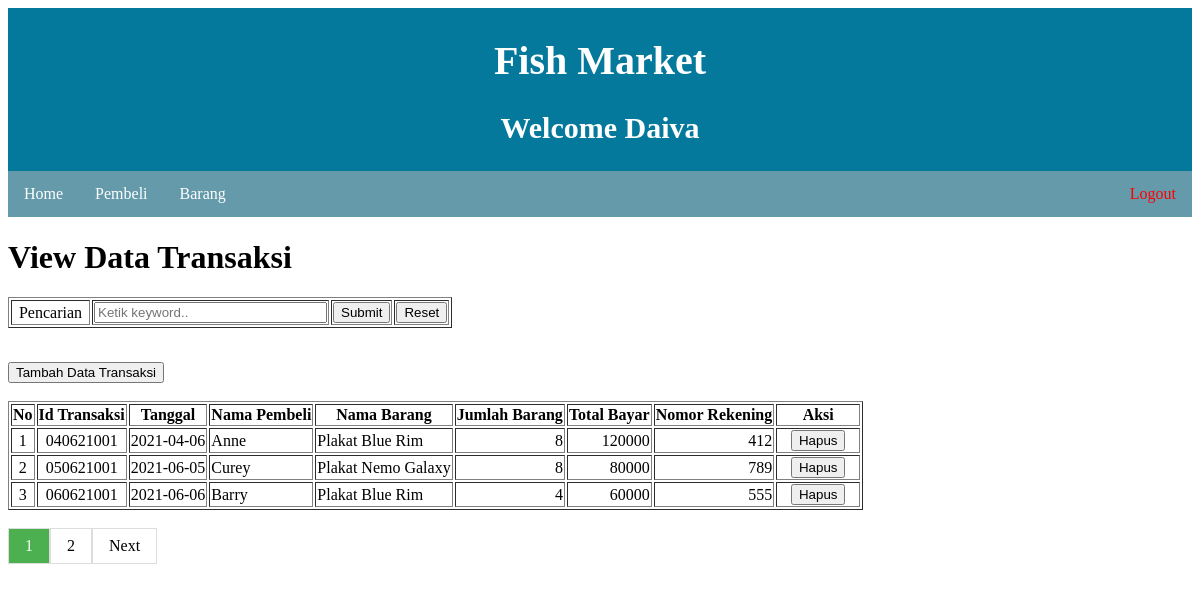
/transaksi.php (signed in), run on the app's committed database.
### tables this page shows
CREATE TABLE `transaksi` (
  `IdTransaksi` varchar(9) NOT NULL,
  `IdPembeli` varchar(5) NOT NULL,
  `IdBarang` varchar(5) NOT NULL,
  `Tanggal` date NOT NULL,
  `JumlahBarang` int(3) NOT NULL,
  `TotalBayar` int(10) DEFAULT NULL
);

CREATE TABLE `pembeli` (
  `IdPembeli` varchar(5) NOT NULL,
  `NamaPembeli` varchar(50) NOT NULL,
  `NoTelp` varchar(15) NOT NULL,
  `AlamatPembeli` varchar(200) NOT NULL,
  `NoRek` varchar(20) NOT NULL
);

CREATE TABLE `barang` (
  `IdBarang` varchar(5) NOT NULL,
  `NamaBarang` varchar(30) NOT NULL,
  `Harga` int(10) NOT NULL,
  `Stok` int(5) NOT NULL,
  `Keterangan` varchar(200) NOT NULL
);

### transaksi.php (the view, shortened to what this page needs)
<link rel="stylesheet" href="style.css">
<?php
    include_once("functions.php");
?>
<!DOCTYPE html>
<html>
<head>
</head>
<body>
    <?php banner(); ?>
    <?php navigator() ?>
    <h1>View Data Transaksi</h1>
    <form method="post">
                <table border="1">
                <tr>
                    <td width="75" align="center">Pencarian</td>
                    <td><input type="text" name="dicari" size="26" maxlength="100" placeholder="Ketik keyword.." ></td>
                    <td><input type="submit" name="TblCari"></td>
                    <td><a href="javascript:history.back()"><button>Reset</button></a></td>
                </tr>
                </table>
                </form>
    <?php
        $db = dbConnect();
        if ($db->connect_errno == 0)
        {
            if (isset($_POST["TblCari"]))
            {
                $dicari = $db->escape_string($_POST["dicari"]);
                $sqlcari = "SELECT transaksi.IdTransaksi, transaksi.Tanggal, pembeli.NamaPembeli,
                            barang.NamaBarang,  transaksi.JumlahBarang,
                            transaksi.JumlahBarang * barang.Harga as TotalBayar, pembeli.NoRek
                            FROM transaksi JOIN pembeli ON transaksi.IdPembeli=pembeli.IdPembeli
                            JOIN barang ON transaksi.IdBarang=barang.IdBarang
                            WHERE transaksi.IdTransaksi LIKE '%$dicari%' OR
                            transaksi.Tanggal LIKE '%$dicari%' OR
                            pembeli.NamaPembeli LIKE '%$dicari%' OR
                            barang.NamaBarang LIKE '%$dicari%' OR
                            pembeli.NoRek LIKE '%$dicari%'
                            ORDER BY IdTransaksi";
            $res = $db->query($sqlcari);
            if ($res)
            {
    ?>
                <br>
                <a href="transaksi-tambah.php"><button>Tambah Data Transaksi</button></a>
                <br><br>
                <table border="1">
                <tr>
                    <th>No</th><th>Id Transaksi</th><th>Tanggal</th>
                    <th>Nama Pembeli</th><th>Nama Barang</th><th>Jumlah Barang</th>
                    <th>Total Bayar</th><th>Nomor Rekening</th><th colspan="2">Aksi</th>
                </tr>
                <?php
                    $i = 1;
                    $data = $res->fetch_all(MYSQLI_ASSOC);
                    foreach ($data as $barisdata)
                    {
                ?>
                        <tr>
                            <td align="center"><?php echo $i;?></td>
                            <td align="center"><?php echo $barisdata["IdTransaksi"];?></td>
                            <td><?php echo $barisdata["Tanggal"];?></td>
                            <td><?php echo $barisdata["NamaPembeli"];?></td>
                            <td><?php echo $barisdata["NamaBarang"]; ?></td>
                            <td align="right"><?php echo $barisdata["JumlahBarang"]; ?></td>
                            <td align="right"><?php echo $barisdata["TotalBayar"]; ?></td>
                            <td align="right"><?php echo $barisdata["NoRek"]; ?></td>
                            <td width="80" align="center">
                                <a href="transaksi-konfirmasi-hapus.php?IdTransaksi=<?php echo $barisdata["IdTransaksi"];?>">
                                <button>Hapus</button></a>
                            </td>
                        </tr>
                <?php
                        $i++;
                    }
                ?>
                </table>
    <?php
                $res->free();
            }
            }
            else
            {
            $sql = "SELECT transaksi.IdTransaksi, transaksi.Tanggal, pembeli.NamaPembeli,
                           barang.NamaBarang,  transaksi.JumlahBarang,
                           transaksi.JumlahBarang * barang.Harga as TotalBayar, pembeli.NoRek
                    FROM transaksi, pembeli, barang
                    WHERE barang.IdBarang=transaksi.IdBarang AND
                          pembeli.IdPembeli=transaksi.IdPembeli
                    ORDER BY IdTransaksi ";
            $res = $db->query($sql);
            $data = $res->fetch_all(MYSQLI_ASSOC);
            $jumlahDataPerHalaman = 3;
            $jumlahData = count($data);
            $jumlahHalaman = ceil($jumlahData/$jumlahDataPerHalaman);
            $halAktif = (isset($_GET['hal'])) ? $_GET['hal'] : 1;
            $dataAwal = ($jumlahDataPerHalaman * $halAktif) - $jumlahDataPerHalaman;
            $sql.= "LIMIT $dataAwal, $jumlahDataPerHalaman;";
            $pagination = $db->query($sql);
            $datapage = $pagination->fetch_all(MYSQLI_ASSOC);
    ?>
                <br>
                <a href="transaksi-tambah.php"><button>Tambah Data Transaksi</button></a>
                <br><br>
                <table border="1">
                <tr>
                    <th>No</th><th>Id Transaksi</th><th>Tanggal</th>
                    <th>Nama Pembeli</th><th>Nama Barang</th><th>Jumlah Barang</th>
                    <th>Total Bayar</th><th>Nomor Rekening</th><th colspan="2">Aksi</th>
                </tr>
                <?php
                    $i = $dataAwal+1;
                    foreach ($datapage as $barisdata)
                    {
                ?>
                        <tr>
                            <td align="center"><?php echo $i;?></td>
                            <td align="center"><?php echo $barisdata["IdTransaksi"];?></td>
                            <td><?php echo $barisdata["Tanggal"];?></td>
                            <td><?php echo $barisdata["NamaPembeli"];?></td>
                            <td><?php echo $barisdata["NamaBarang"]; ?></td>
                            <td align="right"><?php echo $barisdata["JumlahBarang"]; ?></td>
                            <td align="right"><?php echo $barisdata["TotalBayar"]; ?></td>
                            <td align="right"><?php echo $barisdata["NoRek"]; ?></td>
                            <td width="80" align="center">
                                <a href="transaksi-konfirmasi-hapus.php?IdTransaksi=<?php echo $barisdata["IdTransaksi"];?>">
                                <button>Hapus</button></a>
                            </td>
                        </tr>
                <?php
                        $i++;
                    }
                ?>
                </table>
    <br>
    <div class="pagination">
            <?php
                for ($i=1;$i<=$jumlahHalaman;$i++) : ?>
                    <?php if($i==$halAktif) : ?>
                        <a href="?hal=<?php echo $i;?>"
                        class="active"><?php echo $i;?></a>
                    <?php else : ?>
                        <a href="?hal=<?php echo $i;?>">
                        <?php echo $i; ?></a>
                    <?php endif; ?>
                <?php endfor;?>
            <?php if($halAktif<$jumlahHalaman) : ?>
            <a href="?hal=<?= $halAktif+1;?>">Next</a>
            <?php endif; ?>
    </div>
<?php
        }
        }
        else
        {
            echo "Gagal Koneksi" . (DEVELOPMENT ? " : " . $db->connect_error : "") . "<br>";
        }
    ?>
</body>
</html>

### functions.php (shortened to what this page needs)
<link rel="stylesheet" href="style.css">
    <?php
function banner()
{
    ?>
    <div class="header" id="banner" align="center">
        <h1>Fish Market</h1>
        <h2>Welcome <?php echo $_SESSION["NamaUser"]; ?></h2>
    </div>
    <?php
}
function navigator()
{
	?>
<div class="navbar">
    <li><a href="transaksi.php">Home</a></li>
    <li><a href="pembeli.php">Pembeli</a></li>
    <li><a href="barang.php">Barang</a></li>
    <li style="float:right;"><a style=" color: red;" href="logout.php">Logout</a></li>
</div>
    <?php
    }
	?>

### style.css (style rules this page uses)
body { background-color: white; overflow: hidden; }
.navbar { list-style-type: none; margin: 0; padding: 0; overflow: hidden; background-color: #649aaa;; width: 100%; }
.navbar li { float: left; }
.navbar li a { display: block; color: white; text-align: center; padding: 14px 16px; text-decoration: none; }
.header { padding: 2px; text-align: center; background: #04799c; color: white; font-family: montserrat; font-size: 20px; }
.pagination { display: inline-block; overflow: hidden; }
.pagination a { color: black; border: 1px solid #ddd; float: left; padding: 8px 16px; text-decoration: none; }
.pagination a.active { background-color: #4CAF50; color: white; }

### data on the page
transaksi: IdTransaksi "040621001", Tanggal "2021-04-06", IdPembeli.NamaPembeli "Anne", IdBarang.NamaBarang "Plakat Blue Rim", JumlahBarang "8", TotalBayar "120000", IdPembeli.NoRek "412"
transaksi: IdTransaksi "050621001", Tanggal "2021-06-05", IdPembeli.NamaPembeli "Curey", IdBarang.NamaBarang "Plakat Nemo Galaxy", JumlahBarang "8", TotalBayar "80000", IdPembeli.NoRek "789"
transaksi: IdTransaksi "060621001", Tanggal "2021-06-06", IdPembeli.NamaPembeli "Barry", IdBarang.NamaBarang "Plakat Blue Rim", JumlahBarang "4", TotalBayar "60000", IdPembeli.NoRek "555"

### other printed values
$_SESSION["NamaUser"] "Daiva"
